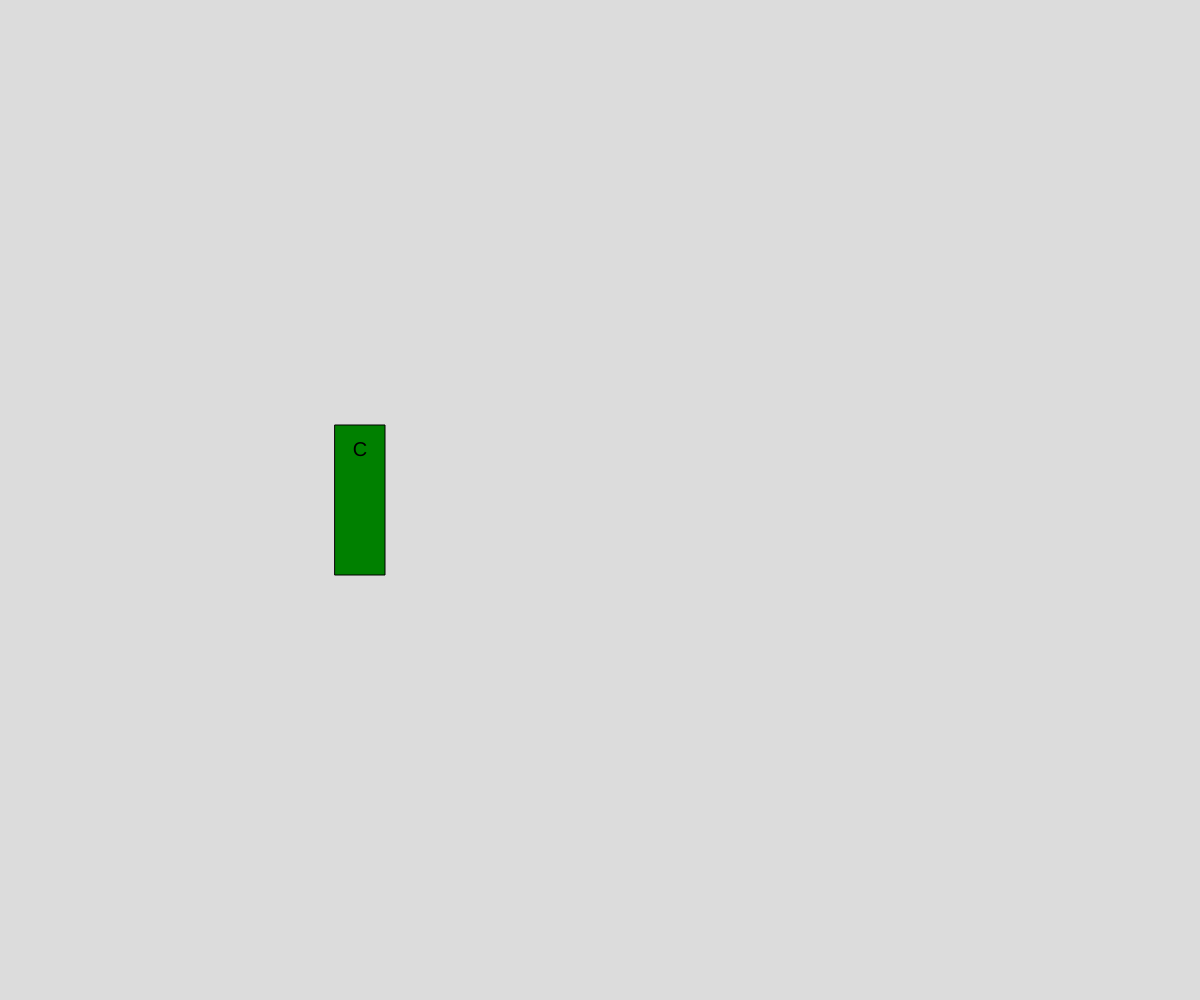
Frame 1 (no input)
Frame 60 (no input): identical to frame 1, image omitted
Frame 120 (the mouse pressed at the canvas centre since frame 60): identical to frame 1, image omitted

The p5.js sketch that drew this single still picture (run headless with seeded random() and noise() and a simulated clock; from frame 60 on, the mouse is pressed at the canvas centre):

// p5.js sketch
// ── sketch.js


let mybook;                              





function setup() {
  createCanvas(windowWidth, windowHeight);
  mybook = new Book("CS30 Text", "Mr. Scott", 1234567891011, "leatherbound", 500 , width*0.3);
}

function draw() {
  background(220);
  mybook.display();
}

class Book{
  //1. Constructor
  constructor(title,author,isbn,cover,pages,x){
    this.title = title;
    this.author = author;
    this.isbn = isbn;
    this.cover = cover;
    this.pages = pages;
    this.x = x;
  }
  //2. methods

  display(){
    rectMode(CENTER); textAlign(CENTER,CENTER);
    textSize(20);
    switch(this.cover){
      case "softcover":
        fill("blue"); break;
      case "hardcover":
        fill("red"); break;
      case "leatherbound":
        fill("green"); break;
    }
    push();
    translate(this.x, height/2);
    rect(0, 0, this.pages/10, 150);
    fill(0);
    text(this.title[0], 0, -50 )
    pop();
  }
}
